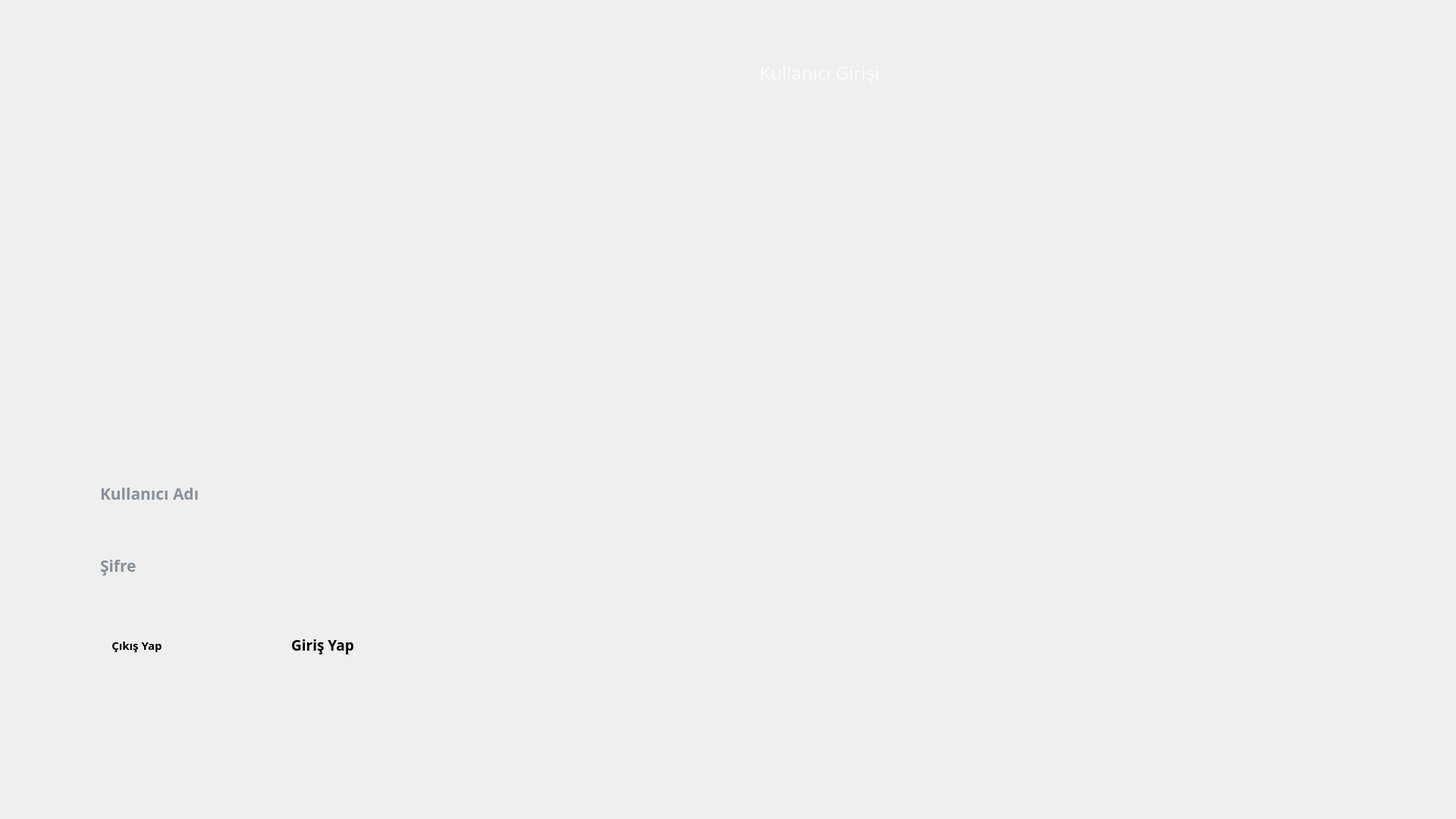
<?xml version="1.0" encoding="UTF-8"?>
<ui version="4.0">
 <class>frmGiris</class>
 <widget class="QWidget" name="frmGiris">
  <property name="geometry">
   <rect>
    <x>0</x>
    <y>0</y>
    <width>1920</width>
    <height>1080</height>
   </rect>
  </property>
  <property name="windowTitle">
   <string>Kullanıcı Giriş</string>
  </property>
  <property name="layoutDirection">
   <enum>Qt::LeftToRight</enum>
  </property>
  <widget class="QLabel" name="label_5">
   <property name="geometry">
    <rect>
     <x>0</x>
     <y>0</y>
     <width>1921</width>
     <height>1081</height>
    </rect>
   </property>
   <property name="styleSheet">
    <string notr="true">background-image: url(:/tema/resimler/tema/ae.png);</string>
   </property>
   <property name="text">
    <string/>
   </property>
  </widget>
  <widget class="QLabel" name="lblWifi">
   <property name="geometry">
    <rect>
     <x>910</x>
     <y>30</y>
     <width>71</width>
     <height>61</height>
    </rect>
   </property>
   <property name="text">
    <string/>
   </property>
  </widget>
  <widget class="QLineEdit" name="cbKullanici">
   <property name="geometry">
    <rect>
     <x>130</x>
     <y>620</y>
     <width>421</width>
     <height>61</height>
    </rect>
   </property>
   <property name="palette">
    <palette>
     <active>
      <colorrole role="WindowText">
       <brush brushstyle="SolidPattern">
        <color alpha="255">
         <red>31</red>
         <green>53</green>
         <blue>74</blue>
        </color>
       </brush>
      </colorrole>
      <colorrole role="Button">
       <brush brushstyle="SolidPattern">
        <color alpha="0">
         <red>0</red>
         <green>0</green>
         <blue>0</blue>
        </color>
       </brush>
      </colorrole>
      <colorrole role="Light">
       <brush brushstyle="SolidPattern">
        <color alpha="255">
         <red>45</red>
         <green>75</green>
         <blue>103</blue>
        </color>
       </brush>
      </colorrole>
      <colorrole role="Midlight">
       <brush brushstyle="SolidPattern">
        <color alpha="255">
         <red>37</red>
         <green>62</green>
         <blue>86</blue>
        </color>
       </brush>
      </colorrole>
      <colorrole role="Dark">
       <brush brushstyle="SolidPattern">
        <color alpha="255">
         <red>15</red>
         <green>25</green>
         <blue>34</blue>
        </color>
       </brush>
      </colorrole>
      <colorrole role="Mid">
       <brush brushstyle="SolidPattern">
        <color alpha="255">
         <red>20</red>
         <green>33</green>
         <blue>46</blue>
        </color>
       </brush>
      </colorrole>
      <colorrole role="Text">
       <brush brushstyle="SolidPattern">
        <color alpha="255">
         <red>29</red>
         <green>49</green>
         <blue>69</blue>
        </color>
       </brush>
      </colorrole>
      <colorrole role="BrightText">
       <brush brushstyle="SolidPattern">
        <color alpha="255">
         <red>255</red>
         <green>255</green>
         <blue>255</blue>
        </color>
       </brush>
      </colorrole>
      <colorrole role="ButtonText">
       <brush brushstyle="SolidPattern">
        <color alpha="255">
         <red>255</red>
         <green>255</green>
         <blue>255</blue>
        </color>
       </brush>
      </colorrole>
      <colorrole role="Base">
       <brush brushstyle="SolidPattern">
        <color alpha="0">
         <red>0</red>
         <green>0</green>
         <blue>0</blue>
        </color>
       </brush>
      </colorrole>
      <colorrole role="Window">
       <brush brushstyle="SolidPattern">
        <color alpha="0">
         <red>0</red>
         <green>0</green>
         <blue>0</blue>
        </color>
       </brush>
      </colorrole>
      <colorrole role="Shadow">
       <brush brushstyle="SolidPattern">
        <color alpha="255">
         <red>0</red>
         <green>0</green>
         <blue>0</blue>
        </color>
       </brush>
      </colorrole>
      <colorrole role="AlternateBase">
       <brush brushstyle="SolidPattern">
        <color alpha="255">
         <red>15</red>
         <green>25</green>
         <blue>34</blue>
        </color>
       </brush>
      </colorrole>
      <colorrole role="ToolTipBase">
       <brush brushstyle="SolidPattern">
        <color alpha="255">
         <red>255</red>
         <green>255</green>
         <blue>220</blue>
        </color>
       </brush>
      </colorrole>
      <colorrole role="ToolTipText">
       <brush brushstyle="SolidPattern">
        <color alpha="255">
         <red>0</red>
         <green>0</green>
         <blue>0</blue>
        </color>
       </brush>
      </colorrole>
     </active>
     <inactive>
      <colorrole role="WindowText">
       <brush brushstyle="SolidPattern">
        <color alpha="255">
         <red>31</red>
         <green>53</green>
         <blue>74</blue>
        </color>
       </brush>
      </colorrole>
      <colorrole role="Button">
       <brush brushstyle="SolidPattern">
        <color alpha="0">
         <red>0</red>
         <green>0</green>
         <blue>0</blue>
        </color>
       </brush>
      </colorrole>
      <colorrole role="Light">
       <brush brushstyle="SolidPattern">
        <color alpha="255">
         <red>45</red>
         <green>75</green>
         <blue>103</blue>
        </color>
       </brush>
      </colorrole>
      <colorrole role="Midlight">
       <brush brushstyle="SolidPattern">
        <color alpha="255">
         <red>37</red>
         <green>62</green>
         <blue>86</blue>
        </color>
       </brush>
      </colorrole>
      <colorrole role="Dark">
       <brush brushstyle="SolidPattern">
        <color alpha="255">
         <red>15</red>
         <green>25</green>
         <blue>34</blue>
        </color>
       </brush>
      </colorrole>
      <colorrole role="Mid">
       <brush brushstyle="SolidPattern">
        <color alpha="255">
         <red>20</red>
         <green>33</green>
         <blue>46</blue>
        </color>
       </brush>
      </colorrole>
      <colorrole role="Text">
       <brush brushstyle="SolidPattern">
        <color alpha="255">
         <red>29</red>
         <green>49</green>
         <blue>69</blue>
        </color>
       </brush>
      </colorrole>
      <colorrole role="BrightText">
       <brush brushstyle="SolidPattern">
        <color alpha="255">
         <red>255</red>
         <green>255</green>
         <blue>255</blue>
        </color>
       </brush>
      </colorrole>
      <colorrole role="ButtonText">
       <brush brushstyle="SolidPattern">
        <color alpha="255">
         <red>255</red>
         <green>255</green>
         <blue>255</blue>
        </color>
       </brush>
      </colorrole>
      <colorrole role="Base">
       <brush brushstyle="SolidPattern">
        <color alpha="0">
         <red>0</red>
         <green>0</green>
         <blue>0</blue>
        </color>
       </brush>
      </colorrole>
      <colorrole role="Window">
       <brush brushstyle="SolidPattern">
        <color alpha="0">
         <red>0</red>
         <green>0</green>
         <blue>0</blue>
        </color>
       </brush>
      </colorrole>
      <colorrole role="Shadow">
       <brush brushstyle="SolidPattern">
        <color alpha="255">
         <red>0</red>
         <green>0</green>
         <blue>0</blue>
        </color>
       </brush>
      </colorrole>
      <colorrole role="AlternateBase">
       <brush brushstyle="SolidPattern">
        <color alpha="255">
         <red>15</red>
         <green>25</green>
         <blue>34</blue>
        </color>
       </brush>
      </colorrole>
      <colorrole role="ToolTipBase">
       <brush brushstyle="SolidPattern">
        <color alpha="255">
         <red>255</red>
         <green>255</green>
         <blue>220</blue>
        </color>
       </brush>
      </colorrole>
      <colorrole role="ToolTipText">
       <brush brushstyle="SolidPattern">
        <color alpha="255">
         <red>0</red>
         <green>0</green>
         <blue>0</blue>
        </color>
       </brush>
      </colorrole>
     </inactive>
     <disabled>
      <colorrole role="WindowText">
       <brush brushstyle="SolidPattern">
        <color alpha="255">
         <red>15</red>
         <green>25</green>
         <blue>34</blue>
        </color>
       </brush>
      </colorrole>
      <colorrole role="Button">
       <brush brushstyle="SolidPattern">
        <color alpha="0">
         <red>0</red>
         <green>0</green>
         <blue>0</blue>
        </color>
       </brush>
      </colorrole>
      <colorrole role="Light">
       <brush brushstyle="SolidPattern">
        <color alpha="255">
         <red>45</red>
         <green>75</green>
         <blue>103</blue>
        </color>
       </brush>
      </colorrole>
      <colorrole role="Midlight">
       <brush brushstyle="SolidPattern">
        <color alpha="255">
         <red>37</red>
         <green>62</green>
         <blue>86</blue>
        </color>
       </brush>
      </colorrole>
      <colorrole role="Dark">
       <brush brushstyle="SolidPattern">
        <color alpha="255">
         <red>15</red>
         <green>25</green>
         <blue>34</blue>
        </color>
       </brush>
      </colorrole>
      <colorrole role="Mid">
       <brush brushstyle="SolidPattern">
        <color alpha="255">
         <red>20</red>
         <green>33</green>
         <blue>46</blue>
        </color>
       </brush>
      </colorrole>
      <colorrole role="Text">
       <brush brushstyle="SolidPattern">
        <color alpha="255">
         <red>15</red>
         <green>25</green>
         <blue>34</blue>
        </color>
       </brush>
      </colorrole>
      <colorrole role="BrightText">
       <brush brushstyle="SolidPattern">
        <color alpha="255">
         <red>255</red>
         <green>255</green>
         <blue>255</blue>
        </color>
       </brush>
      </colorrole>
      <colorrole role="ButtonText">
       <brush brushstyle="SolidPattern">
        <color alpha="255">
         <red>15</red>
         <green>25</green>
         <blue>34</blue>
        </color>
       </brush>
      </colorrole>
      <colorrole role="Base">
       <brush brushstyle="SolidPattern">
        <color alpha="0">
         <red>0</red>
         <green>0</green>
         <blue>0</blue>
        </color>
       </brush>
      </colorrole>
      <colorrole role="Window">
       <brush brushstyle="SolidPattern">
        <color alpha="0">
         <red>0</red>
         <green>0</green>
         <blue>0</blue>
        </color>
       </brush>
      </colorrole>
      <colorrole role="Shadow">
       <brush brushstyle="SolidPattern">
        <color alpha="255">
         <red>0</red>
         <green>0</green>
         <blue>0</blue>
        </color>
       </brush>
      </colorrole>
      <colorrole role="AlternateBase">
       <brush brushstyle="SolidPattern">
        <color alpha="255">
         <red>30</red>
         <green>50</green>
         <blue>69</blue>
        </color>
       </brush>
      </colorrole>
      <colorrole role="ToolTipBase">
       <brush brushstyle="SolidPattern">
        <color alpha="255">
         <red>255</red>
         <green>255</green>
         <blue>220</blue>
        </color>
       </brush>
      </colorrole>
      <colorrole role="ToolTipText">
       <brush brushstyle="SolidPattern">
        <color alpha="255">
         <red>0</red>
         <green>0</green>
         <blue>0</blue>
        </color>
       </brush>
      </colorrole>
     </disabled>
    </palette>
   </property>
   <property name="font">
    <font>
     <family>Cascadia Mono</family>
     <pointsize>16</pointsize>
     <weight>75</weight>
     <bold>true</bold>
    </font>
   </property>
   <property name="styleSheet">
    <string notr="true">background-color: transparent; /* Arka plan rengini şeffaf olarak ayarla */
border: none; /* Kenarlığı kaldır */

</string>
   </property>
   <property name="text">
    <string/>
   </property>
   <property name="placeholderText">
    <string>Kullanıcı Adı</string>
   </property>
  </widget>
  <widget class="QPushButton" name="btnGiris">
   <property name="geometry">
    <rect>
     <x>290</x>
     <y>820</y>
     <width>271</width>
     <height>61</height>
    </rect>
   </property>
   <property name="font">
    <font>
     <family>Cascadia Mono</family>
     <pointsize>14</pointsize>
     <weight>75</weight>
     <bold>true</bold>
    </font>
   </property>
   <property name="cursor">
    <cursorShape>PointingHandCursor</cursorShape>
   </property>
   <property name="styleSheet">
    <string notr="true">
    border-radius: 5px;

</string>
   </property>
   <property name="text">
    <string>Giriş Yap</string>
   </property>
  </widget>
  <widget class="QPushButton" name="btnCikis">
   <property name="geometry">
    <rect>
     <x>120</x>
     <y>820</y>
     <width>121</width>
     <height>61</height>
    </rect>
   </property>
   <property name="font">
    <font>
     <family>Cascadia Mono</family>
     <pointsize>11</pointsize>
     <weight>75</weight>
     <bold>true</bold>
    </font>
   </property>
   <property name="cursor">
    <cursorShape>PointingHandCursor</cursorShape>
   </property>
   <property name="styleSheet">
    <string notr="true">
 border-radius:5px;

</string>
   </property>
   <property name="text">
    <string>Çıkış Yap</string>
   </property>
  </widget>
  <widget class="QLabel" name="label_2">
   <property name="geometry">
    <rect>
     <x>930</x>
     <y>70</y>
     <width>301</width>
     <height>51</height>
    </rect>
   </property>
   <property name="palette">
    <palette>
     <active>
      <colorrole role="WindowText">
       <brush brushstyle="SolidPattern">
        <color alpha="210">
         <red>255</red>
         <green>255</green>
         <blue>255</blue>
        </color>
       </brush>
      </colorrole>
      <colorrole role="Button">
       <brush brushstyle="SolidPattern">
        <color alpha="255">
         <red>0</red>
         <green>0</green>
         <blue>0</blue>
        </color>
       </brush>
      </colorrole>
      <colorrole role="Light">
       <brush brushstyle="SolidPattern">
        <color alpha="255">
         <red>0</red>
         <green>0</green>
         <blue>0</blue>
        </color>
       </brush>
      </colorrole>
      <colorrole role="Midlight">
       <brush brushstyle="SolidPattern">
        <color alpha="255">
         <red>0</red>
         <green>0</green>
         <blue>0</blue>
        </color>
       </brush>
      </colorrole>
      <colorrole role="Dark">
       <brush brushstyle="SolidPattern">
        <color alpha="255">
         <red>0</red>
         <green>0</green>
         <blue>0</blue>
        </color>
       </brush>
      </colorrole>
      <colorrole role="Mid">
       <brush brushstyle="SolidPattern">
        <color alpha="255">
         <red>0</red>
         <green>0</green>
         <blue>0</blue>
        </color>
       </brush>
      </colorrole>
      <colorrole role="Text">
       <brush brushstyle="SolidPattern">
        <color alpha="210">
         <red>255</red>
         <green>255</green>
         <blue>255</blue>
        </color>
       </brush>
      </colorrole>
      <colorrole role="BrightText">
       <brush brushstyle="SolidPattern">
        <color alpha="255">
         <red>255</red>
         <green>255</green>
         <blue>255</blue>
        </color>
       </brush>
      </colorrole>
      <colorrole role="ButtonText">
       <brush brushstyle="SolidPattern">
        <color alpha="210">
         <red>255</red>
         <green>255</green>
         <blue>255</blue>
        </color>
       </brush>
      </colorrole>
      <colorrole role="Base">
       <brush brushstyle="SolidPattern">
        <color alpha="255">
         <red>0</red>
         <green>0</green>
         <blue>0</blue>
        </color>
       </brush>
      </colorrole>
      <colorrole role="Window">
       <brush brushstyle="SolidPattern">
        <color alpha="255">
         <red>0</red>
         <green>0</green>
         <blue>0</blue>
        </color>
       </brush>
      </colorrole>
      <colorrole role="Shadow">
       <brush brushstyle="SolidPattern">
        <color alpha="255">
         <red>0</red>
         <green>0</green>
         <blue>0</blue>
        </color>
       </brush>
      </colorrole>
      <colorrole role="AlternateBase">
       <brush brushstyle="SolidPattern">
        <color alpha="255">
         <red>0</red>
         <green>0</green>
         <blue>0</blue>
        </color>
       </brush>
      </colorrole>
      <colorrole role="ToolTipBase">
       <brush brushstyle="SolidPattern">
        <color alpha="255">
         <red>255</red>
         <green>255</green>
         <blue>220</blue>
        </color>
       </brush>
      </colorrole>
      <colorrole role="ToolTipText">
       <brush brushstyle="SolidPattern">
        <color alpha="255">
         <red>0</red>
         <green>0</green>
         <blue>0</blue>
        </color>
       </brush>
      </colorrole>
     </active>
     <inactive>
      <colorrole role="WindowText">
       <brush brushstyle="SolidPattern">
        <color alpha="210">
         <red>255</red>
         <green>255</green>
         <blue>255</blue>
        </color>
       </brush>
      </colorrole>
      <colorrole role="Button">
       <brush brushstyle="SolidPattern">
        <color alpha="255">
         <red>0</red>
         <green>0</green>
         <blue>0</blue>
        </color>
       </brush>
      </colorrole>
      <colorrole role="Light">
       <brush brushstyle="SolidPattern">
        <color alpha="255">
         <red>0</red>
         <green>0</green>
         <blue>0</blue>
        </color>
       </brush>
      </colorrole>
      <colorrole role="Midlight">
       <brush brushstyle="SolidPattern">
        <color alpha="255">
         <red>0</red>
         <green>0</green>
         <blue>0</blue>
        </color>
       </brush>
      </colorrole>
      <colorrole role="Dark">
       <brush brushstyle="SolidPattern">
        <color alpha="255">
         <red>0</red>
         <green>0</green>
         <blue>0</blue>
        </color>
       </brush>
      </colorrole>
      <colorrole role="Mid">
       <brush brushstyle="SolidPattern">
        <color alpha="255">
         <red>0</red>
         <green>0</green>
         <blue>0</blue>
        </color>
       </brush>
      </colorrole>
      <colorrole role="Text">
       <brush brushstyle="SolidPattern">
        <color alpha="210">
         <red>255</red>
         <green>255</green>
         <blue>255</blue>
        </color>
       </brush>
      </colorrole>
      <colorrole role="BrightText">
       <brush brushstyle="SolidPattern">
        <color alpha="255">
         <red>255</red>
         <green>255</green>
         <blue>255</blue>
        </color>
       </brush>
      </colorrole>
      <colorrole role="ButtonText">
       <brush brushstyle="SolidPattern">
        <color alpha="210">
         <red>255</red>
         <green>255</green>
         <blue>255</blue>
        </color>
       </brush>
      </colorrole>
      <colorrole role="Base">
       <brush brushstyle="SolidPattern">
        <color alpha="255">
         <red>0</red>
         <green>0</green>
         <blue>0</blue>
        </color>
       </brush>
      </colorrole>
      <colorrole role="Window">
       <brush brushstyle="SolidPattern">
        <color alpha="255">
         <red>0</red>
         <green>0</green>
         <blue>0</blue>
        </color>
       </brush>
      </colorrole>
      <colorrole role="Shadow">
       <brush brushstyle="SolidPattern">
        <color alpha="255">
         <red>0</red>
         <green>0</green>
         <blue>0</blue>
        </color>
       </brush>
      </colorrole>
      <colorrole role="AlternateBase">
       <brush brushstyle="SolidPattern">
        <color alpha="255">
         <red>0</red>
         <green>0</green>
         <blue>0</blue>
        </color>
       </brush>
      </colorrole>
      <colorrole role="ToolTipBase">
       <brush brushstyle="SolidPattern">
        <color alpha="255">
         <red>255</red>
         <green>255</green>
         <blue>220</blue>
        </color>
       </brush>
      </colorrole>
      <colorrole role="ToolTipText">
       <brush brushstyle="SolidPattern">
        <color alpha="255">
         <red>0</red>
         <green>0</green>
         <blue>0</blue>
        </color>
       </brush>
      </colorrole>
     </inactive>
     <disabled>
      <colorrole role="WindowText">
       <brush brushstyle="SolidPattern">
        <color alpha="210">
         <red>255</red>
         <green>255</green>
         <blue>255</blue>
        </color>
       </brush>
      </colorrole>
      <colorrole role="Button">
       <brush brushstyle="SolidPattern">
        <color alpha="255">
         <red>0</red>
         <green>0</green>
         <blue>0</blue>
        </color>
       </brush>
      </colorrole>
      <colorrole role="Light">
       <brush brushstyle="SolidPattern">
        <color alpha="255">
         <red>0</red>
         <green>0</green>
         <blue>0</blue>
        </color>
       </brush>
      </colorrole>
      <colorrole role="Midlight">
       <brush brushstyle="SolidPattern">
        <color alpha="255">
         <red>0</red>
         <green>0</green>
         <blue>0</blue>
        </color>
       </brush>
      </colorrole>
      <colorrole role="Dark">
       <brush brushstyle="SolidPattern">
        <color alpha="255">
         <red>0</red>
         <green>0</green>
         <blue>0</blue>
        </color>
       </brush>
      </colorrole>
      <colorrole role="Mid">
       <brush brushstyle="SolidPattern">
        <color alpha="255">
         <red>0</red>
         <green>0</green>
         <blue>0</blue>
        </color>
       </brush>
      </colorrole>
      <colorrole role="Text">
       <brush brushstyle="SolidPattern">
        <color alpha="210">
         <red>255</red>
         <green>255</green>
         <blue>255</blue>
        </color>
       </brush>
      </colorrole>
      <colorrole role="BrightText">
       <brush brushstyle="SolidPattern">
        <color alpha="255">
         <red>255</red>
         <green>255</green>
         <blue>255</blue>
        </color>
       </brush>
      </colorrole>
      <colorrole role="ButtonText">
       <brush brushstyle="SolidPattern">
        <color alpha="210">
         <red>255</red>
         <green>255</green>
         <blue>255</blue>
        </color>
       </brush>
      </colorrole>
      <colorrole role="Base">
       <brush brushstyle="SolidPattern">
        <color alpha="255">
         <red>0</red>
         <green>0</green>
         <blue>0</blue>
        </color>
       </brush>
      </colorrole>
      <colorrole role="Window">
       <brush brushstyle="SolidPattern">
        <color alpha="255">
         <red>0</red>
         <green>0</green>
         <blue>0</blue>
        </color>
       </brush>
      </colorrole>
      <colorrole role="Shadow">
       <brush brushstyle="SolidPattern">
        <color alpha="255">
         <red>0</red>
         <green>0</green>
         <blue>0</blue>
        </color>
       </brush>
      </colorrole>
      <colorrole role="AlternateBase">
       <brush brushstyle="SolidPattern">
        <color alpha="255">
         <red>0</red>
         <green>0</green>
         <blue>0</blue>
        </color>
       </brush>
      </colorrole>
      <colorrole role="ToolTipBase">
       <brush brushstyle="SolidPattern">
        <color alpha="255">
         <red>255</red>
         <green>255</green>
         <blue>220</blue>
        </color>
       </brush>
      </colorrole>
      <colorrole role="ToolTipText">
       <brush brushstyle="SolidPattern">
        <color alpha="255">
         <red>0</red>
         <green>0</green>
         <blue>0</blue>
        </color>
       </brush>
      </colorrole>
     </disabled>
    </palette>
   </property>
   <property name="font">
    <font>
     <family>Cascadia Mono</family>
     <pointsize>18</pointsize>
     <weight>50</weight>
     <bold>false</bold>
    </font>
   </property>
   <property name="mouseTracking">
    <bool>false</bool>
   </property>
   <property name="layoutDirection">
    <enum>Qt::RightToLeft</enum>
   </property>
   <property name="styleSheet">
    <string notr="true">color:rgba(255,255,255,210);</string>
   </property>
   <property name="frameShadow">
    <enum>QFrame::Plain</enum>
   </property>
   <property name="text">
    <string>Kullanıcı Girişi</string>
   </property>
   <property name="scaledContents">
    <bool>false</bool>
   </property>
   <property name="alignment">
    <set>Qt::AlignCenter</set>
   </property>
  </widget>
  <widget class="QLineEdit" name="lnSifre">
   <property name="geometry">
    <rect>
     <x>130</x>
     <y>710</y>
     <width>421</width>
     <height>71</height>
    </rect>
   </property>
   <property name="palette">
    <palette>
     <active>
      <colorrole role="WindowText">
       <brush brushstyle="SolidPattern">
        <color alpha="255">
         <red>31</red>
         <green>53</green>
         <blue>74</blue>
        </color>
       </brush>
      </colorrole>
      <colorrole role="Button">
       <brush brushstyle="SolidPattern">
        <color alpha="0">
         <red>0</red>
         <green>0</green>
         <blue>0</blue>
        </color>
       </brush>
      </colorrole>
      <colorrole role="Light">
       <brush brushstyle="SolidPattern">
        <color alpha="255">
         <red>45</red>
         <green>75</green>
         <blue>103</blue>
        </color>
       </brush>
      </colorrole>
      <colorrole role="Midlight">
       <brush brushstyle="SolidPattern">
        <color alpha="255">
         <red>37</red>
         <green>62</green>
         <blue>86</blue>
        </color>
       </brush>
      </colorrole>
      <colorrole role="Dark">
       <brush brushstyle="SolidPattern">
        <color alpha="255">
         <red>15</red>
         <green>25</green>
         <blue>34</blue>
        </color>
       </brush>
      </colorrole>
      <colorrole role="Mid">
       <brush brushstyle="SolidPattern">
        <color alpha="255">
         <red>20</red>
         <green>33</green>
         <blue>46</blue>
        </color>
       </brush>
      </colorrole>
      <colorrole role="Text">
       <brush brushstyle="SolidPattern">
        <color alpha="255">
         <red>29</red>
         <green>49</green>
         <blue>69</blue>
        </color>
       </brush>
      </colorrole>
      <colorrole role="BrightText">
       <brush brushstyle="SolidPattern">
        <color alpha="255">
         <red>255</red>
         <green>255</green>
         <blue>255</blue>
        </color>
       </brush>
      </colorrole>
      <colorrole role="ButtonText">
       <brush brushstyle="SolidPattern">
        <color alpha="255">
         <red>255</red>
         <green>255</green>
         <blue>255</blue>
        </color>
       </brush>
      </colorrole>
      <colorrole role="Base">
       <brush brushstyle="SolidPattern">
        <color alpha="0">
         <red>0</red>
         <green>0</green>
         <blue>0</blue>
        </color>
       </brush>
      </colorrole>
      <colorrole role="Window">
       <brush brushstyle="SolidPattern">
        <color alpha="0">
         <red>0</red>
         <green>0</green>
         <blue>0</blue>
        </color>
       </brush>
      </colorrole>
      <colorrole role="Shadow">
       <brush brushstyle="SolidPattern">
        <color alpha="255">
         <red>0</red>
         <green>0</green>
         <blue>0</blue>
        </color>
       </brush>
      </colorrole>
      <colorrole role="AlternateBase">
       <brush brushstyle="SolidPattern">
        <color alpha="255">
         <red>15</red>
         <green>25</green>
         <blue>34</blue>
        </color>
       </brush>
      </colorrole>
      <colorrole role="ToolTipBase">
       <brush brushstyle="SolidPattern">
        <color alpha="255">
         <red>255</red>
         <green>255</green>
         <blue>220</blue>
        </color>
       </brush>
      </colorrole>
      <colorrole role="ToolTipText">
       <brush brushstyle="SolidPattern">
        <color alpha="255">
         <red>0</red>
         <green>0</green>
         <blue>0</blue>
        </color>
       </brush>
      </colorrole>
     </active>
     <inactive>
      <colorrole role="WindowText">
       <brush brushstyle="SolidPattern">
        <color alpha="255">
         <red>31</red>
         <green>53</green>
         <blue>74</blue>
        </color>
       </brush>
      </colorrole>
      <colorrole role="Button">
       <brush brushstyle="SolidPattern">
        <color alpha="0">
         <red>0</red>
         <green>0</green>
         <blue>0</blue>
        </color>
       </brush>
      </colorrole>
      <colorrole role="Light">
       <brush brushstyle="SolidPattern">
        <color alpha="255">
         <red>45</red>
         <green>75</green>
         <blue>103</blue>
        </color>
       </brush>
      </colorrole>
      <colorrole role="Midlight">
       <brush brushstyle="SolidPattern">
        <color alpha="255">
         <red>37</red>
         <green>62</green>
         <blue>86</blue>
        </color>
       </brush>
      </colorrole>
      <colorrole role="Dark">
       <brush brushstyle="SolidPattern">
        <color alpha="255">
         <red>15</red>
         <green>25</green>
         <blue>34</blue>
        </color>
       </brush>
      </colorrole>
      <colorrole role="Mid">
       <brush brushstyle="SolidPattern">
        <color alpha="255">
         <red>20</red>
         <green>33</green>
         <blue>46</blue>
        </color>
       </brush>
      </colorrole>
      <colorrole role="Text">
       <brush brushstyle="SolidPattern">
        <color alpha="255">
         <red>29</red>
         <green>49</green>
         <blue>69</blue>
        </color>
       </brush>
      </colorrole>
      <colorrole role="BrightText">
       <brush brushstyle="SolidPattern">
        <color alpha="255">
         <red>255</red>
         <green>255</green>
         <blue>255</blue>
        </color>
       </brush>
      </colorrole>
      <colorrole role="ButtonText">
       <brush brushstyle="SolidPattern">
        <color alpha="255">
         <red>255</red>
         <green>255</green>
         <blue>255</blue>
        </color>
       </brush>
      </colorrole>
      <colorrole role="Base">
       <brush brushstyle="SolidPattern">
        <color alpha="0">
         <red>0</red>
         <green>0</green>
         <blue>0</blue>
        </color>
       </brush>
      </colorrole>
      <colorrole role="Window">
       <brush brushstyle="SolidPattern">
        <color alpha="0">
         <red>0</red>
         <green>0</green>
         <blue>0</blue>
        </color>
       </brush>
      </colorrole>
      <colorrole role="Shadow">
       <brush brushstyle="SolidPattern">
        <color alpha="255">
         <red>0</red>
         <green>0</green>
         <blue>0</blue>
        </color>
       </brush>
      </colorrole>
      <colorrole role="AlternateBase">
       <brush brushstyle="SolidPattern">
        <color alpha="255">
         <red>15</red>
         <green>25</green>
         <blue>34</blue>
        </color>
       </brush>
      </colorrole>
      <colorrole role="ToolTipBase">
       <brush brushstyle="SolidPattern">
        <color alpha="255">
         <red>255</red>
         <green>255</green>
         <blue>220</blue>
        </color>
       </brush>
      </colorrole>
      <colorrole role="ToolTipText">
       <brush brushstyle="SolidPattern">
        <color alpha="255">
         <red>0</red>
         <green>0</green>
         <blue>0</blue>
        </color>
       </brush>
      </colorrole>
     </inactive>
     <disabled>
      <colorrole role="WindowText">
       <brush brushstyle="SolidPattern">
        <color alpha="255">
         <red>15</red>
         <green>25</green>
         <blue>34</blue>
        </color>
       </brush>
      </colorrole>
      <colorrole role="Button">
       <brush brushstyle="SolidPattern">
        <color alpha="0">
         <red>0</red>
         <green>0</green>
         <blue>0</blue>
        </color>
       </brush>
      </colorrole>
      <colorrole role="Light">
       <brush brushstyle="SolidPattern">
        <color alpha="255">
         <red>45</red>
         <green>75</green>
         <blue>103</blue>
        </color>
       </brush>
      </colorrole>
      <colorrole role="Midlight">
       <brush brushstyle="SolidPattern">
        <color alpha="255">
         <red>37</red>
         <green>62</green>
         <blue>86</blue>
        </color>
       </brush>
      </colorrole>
      <colorrole role="Dark">
       <brush brushstyle="SolidPattern">
        <color alpha="255">
         <red>15</red>
         <green>25</green>
         <blue>34</blue>
        </color>
       </brush>
      </colorrole>
      <colorrole role="Mid">
       <brush brushstyle="SolidPattern">
        <color alpha="255">
         <red>20</red>
         <green>33</green>
         <blue>46</blue>
        </color>
       </brush>
      </colorrole>
      <colorrole role="Text">
       <brush brushstyle="SolidPattern">
        <color alpha="255">
         <red>15</red>
         <green>25</green>
         <blue>34</blue>
        </color>
       </brush>
      </colorrole>
      <colorrole role="BrightText">
       <brush brushstyle="SolidPattern">
        <color alpha="255">
         <red>255</red>
         <green>255</green>
         <blue>255</blue>
        </color>
       </brush>
      </colorrole>
      <colorrole role="ButtonText">
       <brush brushstyle="SolidPattern">
        <color alpha="255">
         <red>15</red>
         <green>25</green>
         <blue>34</blue>
        </color>
       </brush>
      </colorrole>
      <colorrole role="Base">
       <brush brushstyle="SolidPattern">
        <color alpha="0">
         <red>0</red>
         <green>0</green>
         <blue>0</blue>
        </color>
       </brush>
      </colorrole>
      <colorrole role="Window">
       <brush brushstyle="SolidPattern">
        <color alpha="0">
         <red>0</red>
         <green>0</green>
         <blue>0</blue>
        </color>
       </brush>
      </colorrole>
      <colorrole role="Shadow">
       <brush brushstyle="SolidPattern">
        <color alpha="255">
         <red>0</red>
         <green>0</green>
         <blue>0</blue>
        </color>
       </brush>
      </colorrole>
      <colorrole role="AlternateBase">
       <brush brushstyle="SolidPattern">
        <color alpha="255">
         <red>30</red>
         <green>50</green>
         <blue>69</blue>
        </color>
       </brush>
      </colorrole>
      <colorrole role="ToolTipBase">
       <brush brushstyle="SolidPattern">
        <color alpha="255">
         <red>255</red>
         <green>255</green>
         <blue>220</blue>
        </color>
       </brush>
      </colorrole>
      <colorrole role="ToolTipText">
       <brush brushstyle="SolidPattern">
        <color alpha="255">
         <red>0</red>
         <green>0</green>
         <blue>0</blue>
        </color>
       </brush>
      </colorrole>
     </disabled>
    </palette>
   </property>
   <property name="font">
    <font>
     <family>Cascadia Mono</family>
     <pointsize>16</pointsize>
     <weight>75</weight>
     <bold>true</bold>
    </font>
   </property>
   <property name="styleSheet">
    <string notr="true">background-color: transparent; /* Arka plan rengini şeffaf olarak ayarla */
border: none; /* Kenarlığı kaldır */

</string>
   </property>
   <property name="text">
    <string/>
   </property>
   <property name="placeholderText">
    <string>Şifre</string>
   </property>
  </widget>
 </widget>
 <resources>
  <include location="../ImageRestorant.qrc"/>
 </resources>
 <connections/>
</ui>
